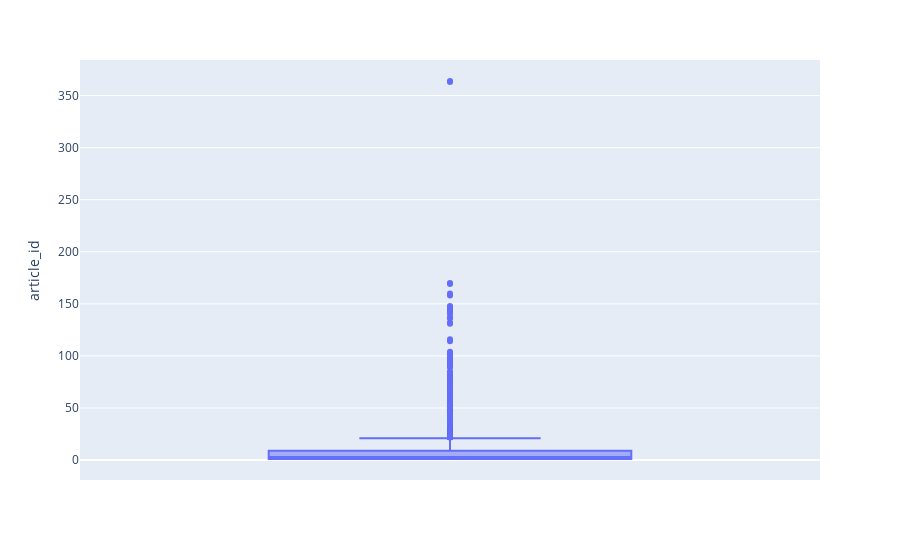

Source (notebook cell):
### Code cell
px.box(df_users, y='article_id')

### Figure 1 — Plotly figure (JSON) as saved in the notebook; plotly's stock layout.template omitted (floating-point values rounded to 4 significant figures; data arrays with more than 128 entries replaced by an {"elided": "..."} marker saying what was removed)
{"data": [{"alignmentgroup": "True", "hovertemplate": "article_id=%{y}<extra></extra>", "legendgroup": "", "marker": {"color": "#636efa"}, "name": "", "notched": false, "offsetgroup": "", "orientation": "v", "showlegend": false, "type": "box", "x0": " ", "xaxis": "x", "y": {"elided": "5148 int values"}, "y0": " ", "yaxis": "y"}], "layout": {"boxmode": "group", "legend": {"tracegroupgap": 0}, "margin": {"t": 60}, "xaxis": {"anchor": "y", "domain": [0, 1]}, "yaxis": {"anchor": "x", "domain": [0, 1], "title": {"text": "article_id"}}}}
